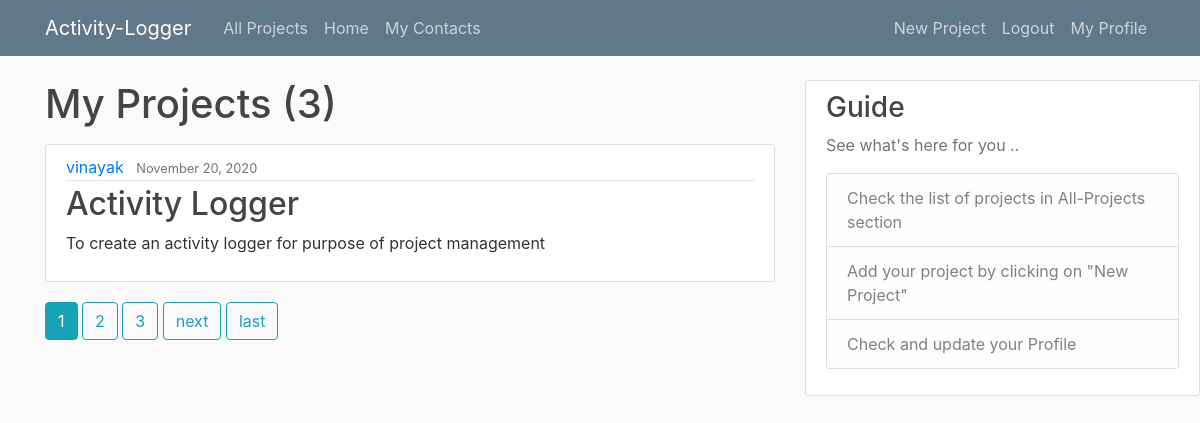
Screenshot of /user/1/me (signed in) with the database file from the repository.
### blog/models.py (models this page shows, shortened)
class Post(models.Model):
	title = models.CharField(max_length=100)
	content = models.TextField()
	PI = models.CharField(max_length=100, blank=True, default='')
	coPI = models.CharField(max_length=100, blank=True, default='')
	member1 = models.CharField(max_length=100, blank=True, default='')
	member2 = models.CharField(max_length=100, blank=True, default='')
	member3 = models.CharField(max_length=100, blank=True, default='')
	member4 = models.CharField(max_length=100, blank=True, default='')
	member5 = models.CharField(max_length=100, blank=True, default='')
	funding = models.DecimalField(decimal_places=2,max_digits=15)
	sanctionedAmount = models.DecimalField(decimal_places=2,max_digits=15)
	startDate = models.DateField()
	endDate = models.DateField()
	date = models.DateTimeField(default=timezone.now)
	author = models.ForeignKey(User, on_delete=models.CASCADE)

### blog/views.py (the view)
# urls.py: path('user/<str:user>/me', MyPostListView.as_view(), name='my-posts'),
class MyPostListView(LoginRequiredMixin, ListView):
	model = Post
	template_name = 'blog/my_posts.html'
	context_object_name = 'posts'
	paginate_by = 1
	def get_queryset(self):
		user = self.request.user
		return Post.objects.filter(author=user).order_by('-date')

### blog/templates/blog/my_posts.html (shortened to what this page needs)
{% extends "blog/base.html" %}
{% block content %}
	<h1 class="mb-3"> My Projects ({{ page_obj.paginator.count }}) </h1>
	{% for post in posts %}
		<article class="media content-section">
		  <div class="media-body">
		    <div class="article-metadata">
		      <a class="mr-2" href="{% url 'user-posts' post.author.username %} ">{{ post.author }}</a>
		      <small class="text-muted">{{ post.date|date:"F d, Y" }}</small>
		    </div>
		    <h2><a class="article-title" href="{% url 'post-detail' post.id %} ">{{ post.title }}</a></h2>
		    <p class="article-content">{{ post.content }}</p>
		  </div>
		</article>
	{% endfor %}
	{% if is_paginated %}
		{% for num in page_obj.paginator.page_range %}
			{% if page_obj.number == num %}
				<a class="btn btn-info mb-4" href="?page= {{ num }} "> {{ num }}  </a>
			{% elif num > page_obj.number|add:'-3' and num < page_obj.number|add:'3' %}
				<a class="btn btn-outline-info mb-4" href="?page= {{ num }} "> {{ num }}  </a>
			{% endif %}
		{% endfor %}
		{% if page_obj.has_next %}
			<a class="btn btn-outline-info mb-4" href="?page={{ page_obj.next_page_number }} "> next </a>
			<a class="btn btn-outline-info mb-4" href="?page= {{ page_obj.paginator.num_pages }} "> last  </a>
		{% endif %}
	{% endif %}
{% endblock content %}

### blog/static/blog/main.css (style rules this page uses)
body { background: #fafafa; color: #333333; margin-top: 5rem; }
h1, h2, h3, h4, h5, h6 { color: #444444; }
.content-section { background: #ffffff; padding: 10px 20px; border: 1px solid #dddddd; border-radius: 3px; margin-bottom: 20px; }
.article-title { color: #444444; }
.article-content { white-space: pre-line; }
.article-metadata { padding-bottom: 1px; margin-bottom: 4px; border-bottom: 1px solid #e3e3e3 }

### rows the page displays
Post: author "vinayak", date "November 20, 2020", title "Activity Logger", content "To create an activity logger for purpose of project management"

### other values shown
{{ page_obj.paginator.count }} "3"
{{ num }} "1"
{{ num }} "2" "3"
